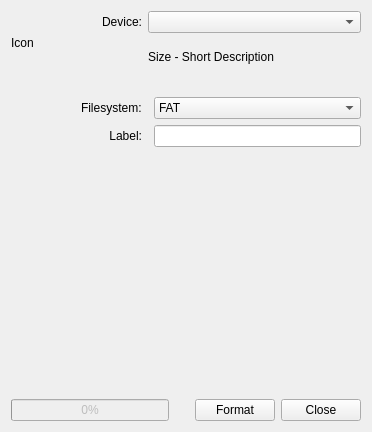
<?xml version="1.0" encoding="UTF-8"?>
<ui version="4.0">
 <author>Davide Bettio</author>
 <class>Format</class>
 <widget class="QWidget" name="Format">
  <property name="geometry">
   <rect>
    <x>0</x>
    <y>0</y>
    <width>372</width>
    <height>432</height>
   </rect>
  </property>
  <property name="windowTitle">
   <string>Form</string>
  </property>
  <layout class="QGridLayout" name="gridLayout">
   <item row="0" column="0" rowspan="2">
    <widget class="QLabel" name="deviceIcon">
     <property name="minimumSize">
      <size>
       <width>64</width>
       <height>64</height>
      </size>
     </property>
     <property name="text">
      <string notr="true">Icon</string>
     </property>
    </widget>
   </item>
   <item row="0" column="1">
    <widget class="QLabel" name="deviceComboBoxLabel">
     <property name="text">
      <string>Device:</string>
     </property>
     <property name="alignment">
      <set>Qt::AlignRight|Qt::AlignTrailing|Qt::AlignVCenter</set>
     </property>
    </widget>
   </item>
   <item row="0" column="2" colspan="2">
    <widget class="KComboBox" name="deviceComboBox"/>
   </item>
   <item row="1" column="2" colspan="2">
    <widget class="QLabel" name="deviceInfo">
     <property name="text">
      <string notr="true">Size - Short Description</string>
     </property>
    </widget>
   </item>
   <item row="2" column="0" colspan="4">
    <widget class="KSeparator" name="kseparator_2"/>
   </item>
   <item row="4" column="3">
    <widget class="KComboBox" name="filesystemComboBox">
     <item>
      <property name="text">
       <string>FAT</string>
      </property>
     </item>
     <item>
      <property name="text">
       <string>ext3</string>
      </property>
     </item>
    </widget>
   </item>
   <item row="5" column="3">
    <widget class="KLineEdit" name="labelLineEdit"/>
   </item>
   <item row="6" column="1">
    <spacer name="verticalSpacer">
     <property name="orientation">
      <enum>Qt::Vertical</enum>
     </property>
     <property name="sizeHint" stdset="0">
      <size>
       <width>20</width>
       <height>40</height>
      </size>
     </property>
    </spacer>
   </item>
   <item row="7" column="0" colspan="4">
    <widget class="KSeparator" name="kseparator"/>
   </item>
   <item row="8" column="0" colspan="4">
    <layout class="QHBoxLayout" name="horizontalLayout">
     <item>
      <widget class="QProgressBar" name="progressBar">
       <property name="enabled">
        <bool>false</bool>
       </property>
       <property name="value">
        <number>0</number>
       </property>
      </widget>
     </item>
     <item>
      <spacer name="horizontalSpacer">
       <property name="orientation">
        <enum>Qt::Horizontal</enum>
       </property>
       <property name="sizeType">
        <enum>QSizePolicy::Fixed</enum>
       </property>
       <property name="sizeHint" stdset="0">
        <size>
         <width>20</width>
         <height>20</height>
        </size>
       </property>
      </spacer>
     </item>
     <item>
      <widget class="KPushButton" name="formatButton">
       <property name="text">
        <string>Format</string>
       </property>
      </widget>
     </item>
     <item>
      <widget class="KPushButton" name="closeButton">
       <property name="text">
        <string>Close</string>
       </property>
      </widget>
     </item>
    </layout>
   </item>
   <item row="4" column="1">
    <widget class="QLabel" name="filesystemComboBoxLabel">
     <property name="text">
      <string>Filesystem:</string>
     </property>
    </widget>
   </item>
   <item row="5" column="1">
    <widget class="QLabel" name="labelLineEditLabel">
     <property name="text">
      <string>Label:</string>
     </property>
     <property name="alignment">
      <set>Qt::AlignRight|Qt::AlignTrailing|Qt::AlignVCenter</set>
     </property>
    </widget>
   </item>
   <item row="3" column="3">
    <spacer name="verticalSpacer_2">
     <property name="orientation">
      <enum>Qt::Vertical</enum>
     </property>
     <property name="sizeType">
      <enum>QSizePolicy::Fixed</enum>
     </property>
     <property name="sizeHint" stdset="0">
      <size>
       <width>20</width>
       <height>10</height>
      </size>
     </property>
    </spacer>
   </item>
  </layout>
 </widget>
 <customwidgets>
  <customwidget>
   <class>KPushButton</class>
   <extends>QPushButton</extends>
   <header>kpushbutton.h</header>
  </customwidget>
  <customwidget>
   <class>KLineEdit</class>
   <extends>QLineEdit</extends>
   <header>klineedit.h</header>
  </customwidget>
  <customwidget>
   <class>KComboBox</class>
   <extends>QComboBox</extends>
   <header>kcombobox.h</header>
  </customwidget>
  <customwidget>
   <class>KSeparator</class>
   <extends>QFrame</extends>
   <header>kseparator.h</header>
  </customwidget>
 </customwidgets>
 <resources/>
 <connections/>
</ui>
